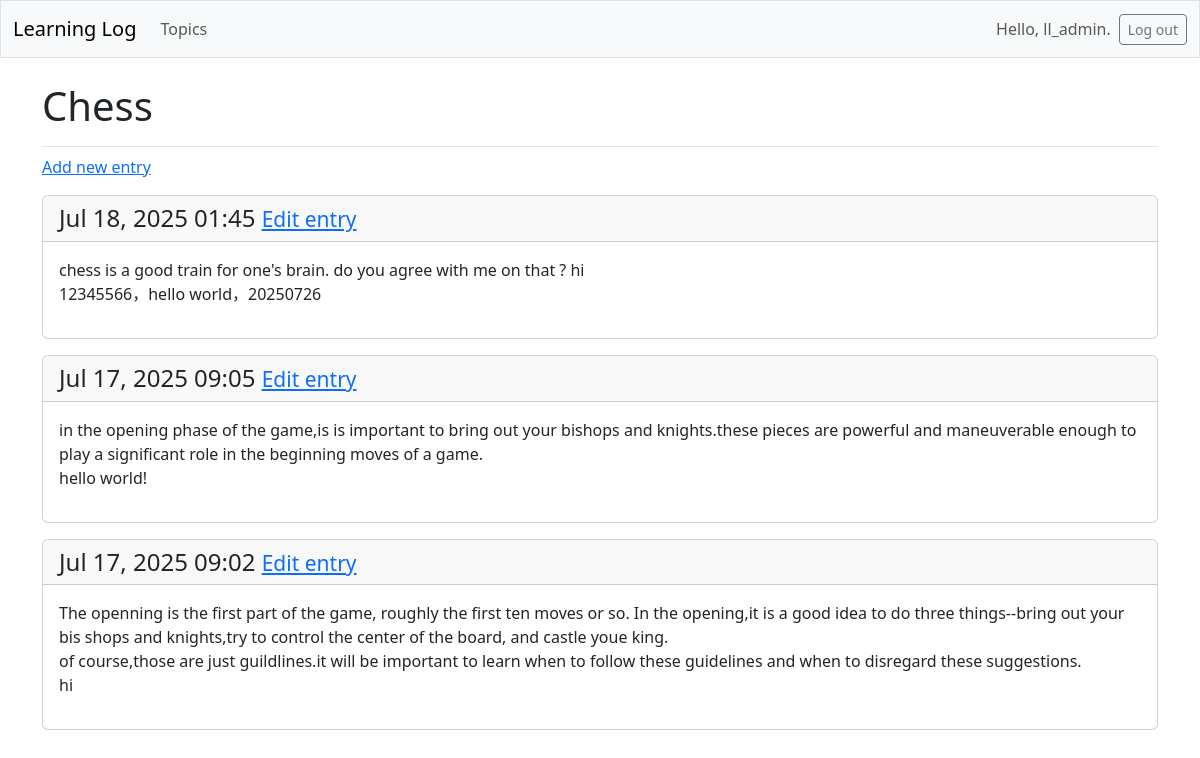
The page /topics/1/ (signed in) on the database its author committed.
### learning_logs/models.py (models this page shows, shortened)
class  Topic(models.Model):
    text = models.CharField(max_length=200)
    date_added = models.DateTimeField(auto_now_add=True)
    owner =models.ForeignKey(User,on_delete=models.CASCADE)

class Entry(models.Model):
    topic =models.ForeignKey(Topic,on_delete=models.CASCADE)
    text= models.TextField()
    date_added = models.DateTimeField(auto_now_add=True)
    class Meta:
        verbose_name_plural = 'entries'

### learning_logs/views.py (the view)
# urls.py: path('topics/<int:topic_id>/',views.topic,name='topic'),
@login_required
def topic(request,topic_id):
    topic = Topic.objects.get(id=topic_id)
    if topic.owner != request.user:
        raise Http404
    entries = topic.entry_set.order_by('-date_added')
    context= {'topic':topic,'entries':entries}
    return render(request,'learning_logs/topic.html',context)

### learning_logs/templates/learning_logs/topic.html
{% extends 'learning_logs/base.html' %}
{% block page_header %}
    <h1>{{topic.text}}</h1>
{% endblock page_header %}
{% block content %}
    <p>
        <a href="{% url 'learning_logs:new_entry' topic.id %}">Add new entry </a>
    </p>
{% for entry in entries %}
    <div class="card mb-3">
        <h4 class="card-header"> {{entry.date_added|date:'M d, Y H:i'}}
            <small><a href ="{% url 'learning_logs:edit_entry' entry.id %}">Edit entry </a>
            </small>
        </h4>
        <div class="card-body">{{ entry.text|linebreaks}}</div>
    </div>
{% empty %}
    <p>there are no entries for this topic yet . </p>
{% endfor %}
{% endblock content %}

### learning_logs/templates/learning_logs/base.html (shortened to what this page needs)
<!doctype html>
<html lang="en">
<head>
  {% load django_bootstrap5 %}
  {% bootstrap_css %}
</head>
<body>
  <nav class="navbar navbar-expand-md navbar-light bg-light mb-4 border">
    <div class="container-fluid">
      <a class="navbar-brand" href="{% url 'learning_logs:index' %}">
          Learning Log</a>
      <div class="collapse navbar-collapse" id="navbarCollapse">
        <ul class="navbar-nav me-auto mb-2 mb-md-0">
          <li class="nav-item">
            <a class="nav-link" href="{% url 'learning_logs:topics' %}">
              Topics</a></li>
        </ul>
        <ul class="navbar-nav ms-auto mb-2 mb-md-0">
          {% if user.is_authenticated %}
            <li class="nav-item">
              <span class="navbar-text me-2">Hello, {{ user.username }}.
                </span></li>
          {% endif %}
        </ul>
        {% if user.is_authenticated %}
          <form action="{% url 'accounts:logout' %}" method='post'>
            <button name='submit' class='btn btn-outline-secondary btn-sm'>
              Log out</button>
          </form>
        {% endif %}
      </div>
    </div>
  </nav>
  <main class="container">
    <div class="pb-2 mb-2 border-bottom">
      {% block page_header %}{% endblock page_header %}
    </div>
    <div>
      {% block content %}{% endblock content %}
    </div>
  </main>
</body>
</html>

### rows shown on the page
Topic: text "Chess"
Entry: date_added "Jul 18, 2025 01:45", text "chess is a good train for one's brain. do you agree with me on that ? hi 12345566，hello world，20250726"
Entry: date_added "Jul 17, 2025 09:05", text "in the opening phase of the game,is is important to bring out your bishops and knights.these pieces are powerful and maneuverable enough to play a significant role in the beginning moves of a game. hello world!"
Entry: date_added "Jul 17, 2025 09:02", text "The openning is the first part of the game, roughly the first ten moves or so. In the opening,it is a good idea to do three things--bring out your bis shops and knights,try to control the center of the board, and castle youe king. of course,those are just guildlines.it will be important to learn when to follow these guidelines and when to disregard these suggestions. hi"

### other values the page prints
{{ user.username }} "ll_admin"
